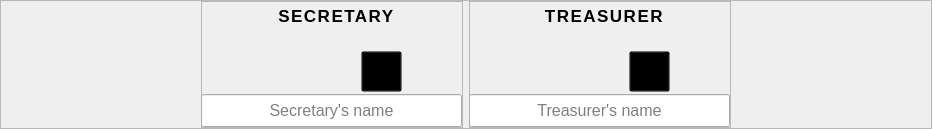
           <widget class="QFrame" name="frame_8">
            <property name="minimumSize">
             <size>
              <width>0</width>
              <height>123</height>
             </size>
            </property>
            <property name="frameShape">
             <enum>QFrame::StyledPanel</enum>
            </property>
            <property name="frameShadow">
             <enum>QFrame::Raised</enum>
            </property>
            <layout class="QHBoxLayout" name="horizontalLayout_5">
             <property name="leftMargin">
              <number>200</number>
             </property>
             <property name="topMargin">
              <number>0</number>
             </property>
             <property name="rightMargin">
              <number>200</number>
             </property>
             <property name="bottomMargin">
              <number>0</number>
             </property>
             <item>
              <widget class="QFrame" name="frame_12">
               <property name="minimumSize">
                <size>
                 <width>262</width>
                 <height>127</height>
                </size>
               </property>
               <property name="maximumSize">
                <size>
                 <width>262</width>
                 <height>11111</height>
                </size>
               </property>
               <property name="frameShape">
                <enum>QFrame::StyledPanel</enum>
               </property>
               <property name="frameShadow">
                <enum>QFrame::Raised</enum>
               </property>
               <widget class="QLabel" name="secretary_img">
                <property name="geometry">
                 <rect>
                  <x>90</x>
                  <y>30</y>
                  <width>91</width>
                  <height>63</height>
                 </rect>
                </property>
                <property name="minimumSize">
                 <size>
                  <width>0</width>
                  <height>0</height>
                 </size>
                </property>
                <property name="styleSheet">
                 <string notr="true">background-color: transparent;</string>
                </property>
                <property name="text">
                 <string/>
                </property>
                <property name="pixmap">
                 <pixmap>../images&amp;icon/treasurer.png</pixmap>
                </property>
                <property name="scaledContents">
                 <bool>true</bool>
                </property>
               </widget>
               <widget class="QPushButton" name="add_secretary_button">
                <property name="geometry">
                 <rect>
                  <x>160</x>
                  <y>50</y>
                  <width>41</width>
                  <height>41</height>
                 </rect>
                </property>
                <property name="cursor">
                 <cursorShape>PointingHandCursor</cursorShape>
                </property>
                <property name="styleSheet">
                 <string notr="true">background-color: transparent;</string>
                </property>
                <property name="text">
                 <string/>
                </property>
                <property name="icon">
                 <iconset>
                  <normaloff>../images&amp;icon/add_yellow.png</normaloff>../images&amp;icon/add_yellow.png</iconset>
                </property>
                <property name="iconSize">
                 <size>
                  <width>50</width>
                  <height>50</height>
                 </size>
                </property>
               </widget>
               <widget class="QLabel" name="label_2">
                <property name="geometry">
                 <rect>
                  <x>60</x>
                  <y>0</y>
                  <width>151</width>
                  <height>30</height>
                 </rect>
                </property>
                <property name="font">
                 <font>
                  <pointsize>13</pointsize>
                  <bold>true</bold>
                 </font>
                </property>
                <property name="styleSheet">
                 <string notr="true">letter-spacing: 1.5px;</string>
                </property>
                <property name="text">
                 <string>&lt;html&gt;&lt;head/&gt;&lt;body&gt;&lt;p align=&quot;center&quot;&gt;SECRETARY&lt;/p&gt;&lt;/body&gt;&lt;/html&gt;</string>
                </property>
               </widget>
               <widget class="QLineEdit" name="secretary_display">
                <property name="geometry">
                 <rect>
                  <x>0</x>
                  <y>93</y>
                  <width>261</width>
                  <height>33</height>
                 </rect>
                </property>
                <property name="font">
                 <font>
                  <pointsize>12</pointsize>
                 </font>
                </property>
                <property name="styleSheet">
                 <string notr="true">text-align: center;</string>
                </property>
                <property name="alignment">
                 <set>Qt::AlignCenter</set>
                </property>
                <property name="readOnly">
                 <bool>true</bool>
                </property>
                <property name="placeholderText">
                 <string>Secretary's name</string>
                </property>
                <property name="cursorMoveStyle">
                 <enum>Qt::LogicalMoveStyle</enum>
                </property>
                <property name="clearButtonEnabled">
                 <bool>false</bool>
                </property>
               </widget>
              </widget>
             </item>
             <item>
              <widget class="QFrame" name="frame_13">
               <property name="minimumSize">
                <size>
                 <width>262</width>
                 <height>127</height>
                </size>
               </property>
               <property name="maximumSize">
                <size>
                 <width>262</width>
                 <height>11111</height>
                </size>
               </property>
               <property name="frameShape">
                <enum>QFrame::StyledPanel</enum>
               </property>
               <property name="frameShadow">
                <enum>QFrame::Raised</enum>
               </property>
               <widget class="QLabel" name="treasurer_img">
                <property name="geometry">
                 <rect>
                  <x>90</x>
                  <y>30</y>
                  <width>91</width>
                  <height>63</height>
                 </rect>
                </property>
                <property name="minimumSize">
                 <size>
                  <width>0</width>
                  <height>0</height>
                 </size>
                </property>
                <property name="styleSheet">
                 <string notr="true">background-color: transparent;</string>
                </property>
                <property name="text">
                 <string/>
                </property>
                <property name="pixmap">
                 <pixmap>../images&amp;icon/secretary.png</pixmap>
                </property>
                <property name="scaledContents">
                 <bool>true</bool>
                </property>
               </widget>
               <widget class="QPushButton" name="add_treasurer_button">
                <property name="geometry">
                 <rect>
                  <x>160</x>
                  <y>50</y>
                  <width>41</width>
                  <height>41</height>
                 </rect>
                </property>
                <property name="cursor">
                 <cursorShape>PointingHandCursor</cursorShape>
                </property>
                <property name="styleSheet">
                 <string notr="true">background-color: transparent;</string>
                </property>
                <property name="text">
                 <string/>
                </property>
                <property name="icon">
                 <iconset>
                  <normaloff>../images&amp;icon/add_yellow.png</normaloff>../images&amp;icon/add_yellow.png</iconset>
                </property>
                <property name="iconSize">
                 <size>
                  <width>50</width>
                  <height>50</height>
                 </size>
                </property>
               </widget>
               <widget class="QLabel" name="label_4">
                <property name="geometry">
                 <rect>
                  <x>60</x>
                  <y>0</y>
                  <width>151</width>
                  <height>30</height>
                 </rect>
                </property>
                <property name="font">
                 <font>
                  <pointsize>13</pointsize>
                  <bold>true</bold>
                 </font>
                </property>
                <property name="styleSheet">
                 <string notr="true">letter-spacing: 1.5px;</string>
                </property>
                <property name="text">
                 <string>&lt;html&gt;&lt;head/&gt;&lt;body&gt;&lt;p align=&quot;center&quot;&gt;TREASURER&lt;/p&gt;&lt;/body&gt;&lt;/html&gt;</string>
                </property>
               </widget>
               <widget class="QLineEdit" name="treasurer_display">
                <property name="geometry">
                 <rect>
                  <x>0</x>
                  <y>93</y>
                  <width>261</width>
                  <height>33</height>
                 </rect>
                </property>
                <property name="font">
                 <font>
                  <pointsize>12</pointsize>
                 </font>
                </property>
                <property name="styleSheet">
                 <string notr="true">text-align: center;</string>
                </property>
                <property name="alignment">
                 <set>Qt::AlignCenter</set>
                </property>
                <property name="readOnly">
                 <bool>true</bool>
                </property>
                <property name="placeholderText">
                 <string>Treasurer's name</string>
                </property>
                <property name="cursorMoveStyle">
                 <enum>Qt::LogicalMoveStyle</enum>
                </property>
                <property name="clearButtonEnabled">
                 <bool>false</bool>
                </property>
               </widget>
              </widget>
             </item>
            </layout>
           </widget>
